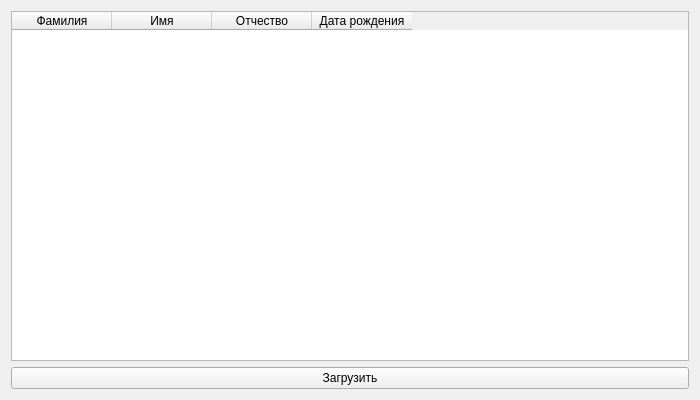
<?xml version="1.0" encoding="UTF-8"?>
<ui version="4.0">
 <class>MainWindow</class>
 <widget class="QWidget" name="MainWindow">
  <property name="geometry">
   <rect>
    <x>0</x>
    <y>0</y>
    <width>700</width>
    <height>400</height>
   </rect>
  </property>
  <property name="windowTitle">
   <string>Список людей</string>
  </property>
  <layout class="QVBoxLayout" name="verticalLayout">
   <item>
    <widget class="QTableWidget" name="tableWidget">
     <property name="columnCount">
      <number>4</number>
     </property>
     <property name="rowCount">
      <number>0</number>
     </property>
     <column>
      <property name="text">
       <string>Фамилия</string>
      </property>
     </column>
     <column>
      <property name="text">
       <string>Имя</string>
      </property>
     </column>
     <column>
      <property name="text">
       <string>Отчество</string>
      </property>
     </column>
     <column>
      <property name="text">
       <string>Дата рождения</string>
      </property>
     </column>
     <property name="editTriggers">
      <set>QAbstractItemView::NoEditTriggers</set>
     </property>
     <property name="selectionBehavior">
      <enum>QAbstractItemView::SelectRows</enum>
     </property>
     <property name="selectionMode">
      <enum>QAbstractItemView::SingleSelection</enum>
     </property>
    </widget>
   </item>
   <item>
    <widget class="QPushButton" name="loadButton">
     <property name="minimumHeight">
      <number>40</number>
     </property>
     <property name="text">
      <string>Загрузить</string>
     </property>
    </widget>
   </item>
  </layout>
 </widget>
 <resources/>
 <connections/>
</ui>
